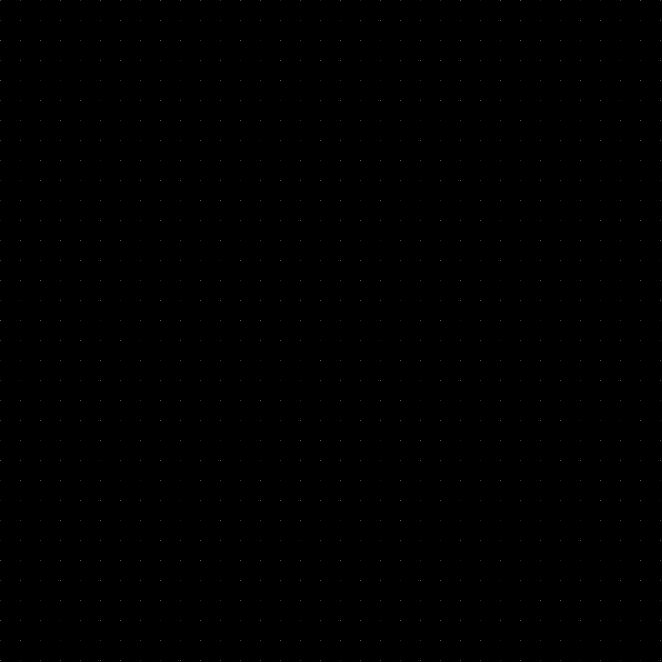
Frame 1 (no input)
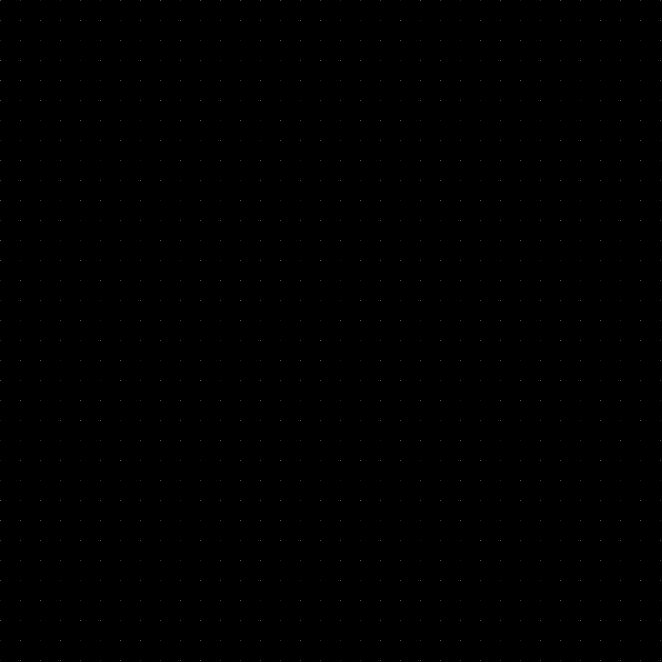
Frame 60 (the mouse pressed at the canvas centre just before this capture)
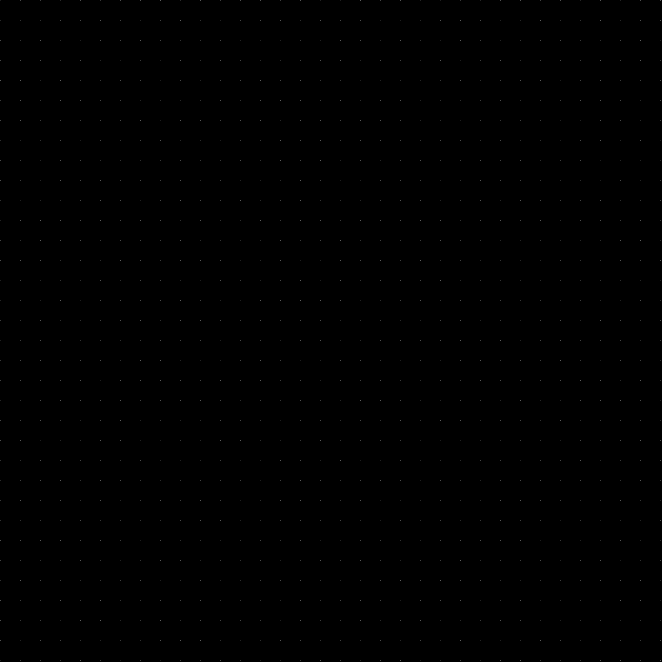
Frame 120 (the mouse held since frame 60 and released just before this capture)

The Processing sketch that drew these frames (run headless with seeded random() and noise(); from frame 60 on, the mouse is pressed at the canvas centre):

// Processing sketch: pixel_practice
// ── pixel_practice.pde
void setup() {
  size(662, 662);
}

void draw() {
  background(0);
  
  for (int i = 0; i <= width; i = i+ 20) {
    for (int j = 0; j <= height; j = j + 20) {
      set(i, j, color(random(30, 100)));
    }
  }
  
  /*
  loadPixels();
  int index = 100 + 200*width;
  pixels[index] = color(0);
  updatePixels();
  */
}
